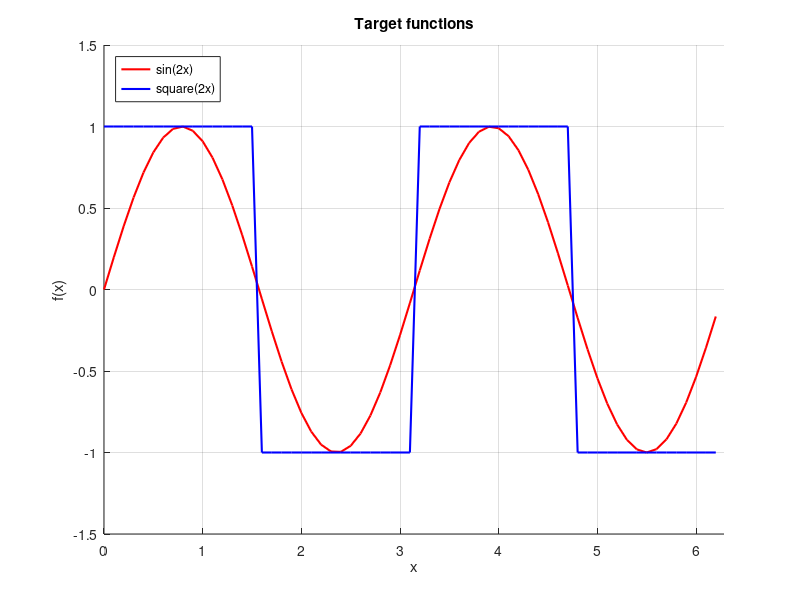
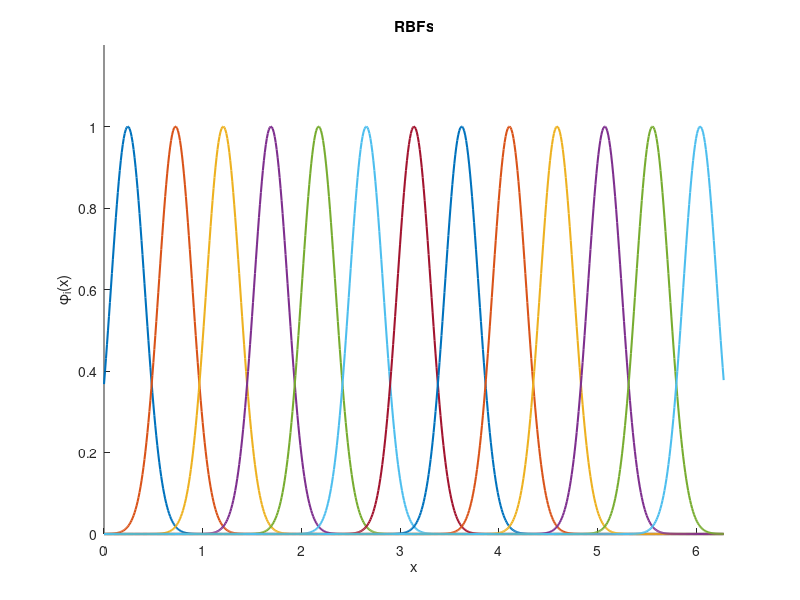
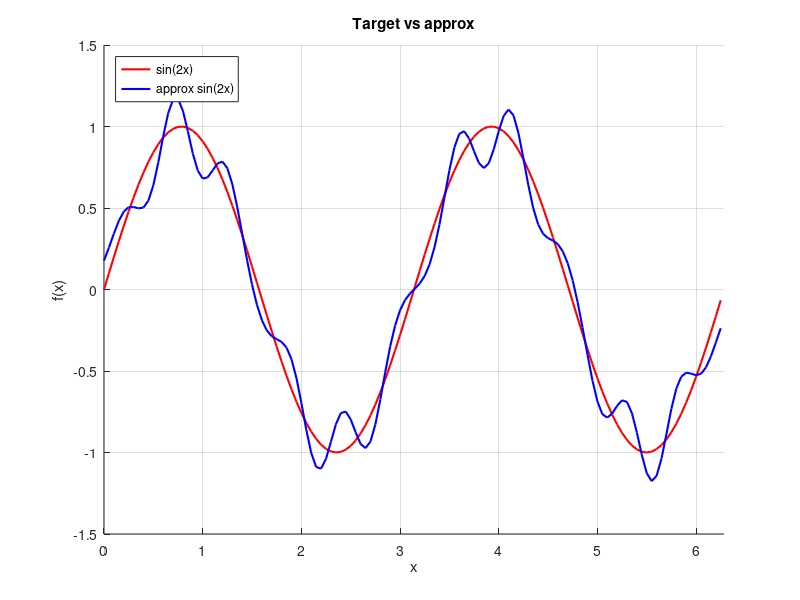
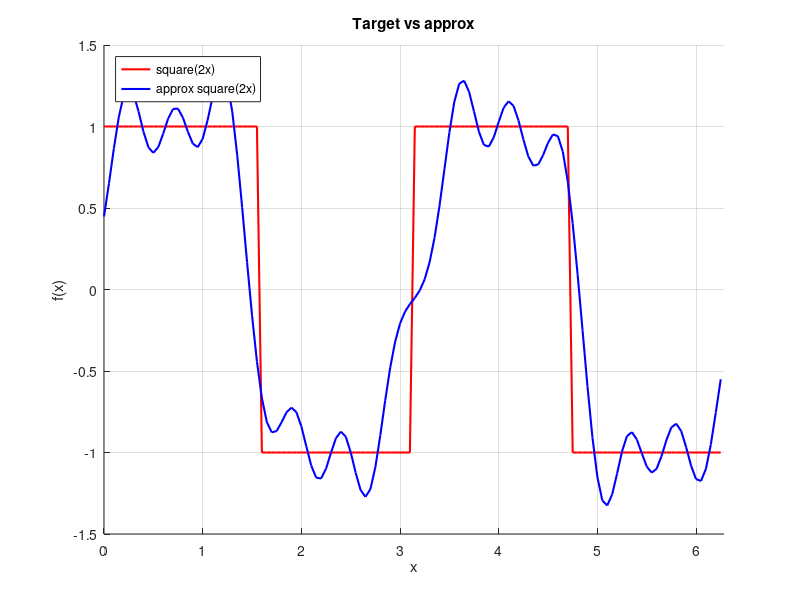

Recreate these plots in MATLAB, in order.
%% Batch mode using Least Squares

clear
close all


% Data generation and plot

x = (0:0.1:2*pi)'; % input
x_val = (0.05:0.1:2*pi)'; % validation samples
N = length(x); % Number of input samples

f_sin = sin(2*x); % sin(2x) (target 1)
f_sq = 1*(f_sin>=0) -1 * (f_sin<0); % square(2x) (target 2)

f_sin_val = sin(2*x_val); % sin(2x) (validation)
f_sq_val = 1*(f_sin_val>=0) -1 * (f_sin_val<0); % square(2x) (validation)
% Plot of both sin(2x) and square(2x)

figure(1)
hold on
plot(x,f_sin,'r','LineWidth',1.5)
plot(x,f_sq,'b','LineWidth',1.5)
legend('sin(2x)','square(2x)','Location','NorthWest')
title('Target functions')
xlabel('x')
ylabel('f(x)')
axis([0 2*pi -1.5 1.5])
grid on
hold off

% RBF generation (mean and variance)

n = 13; % Number of RBF

abs_err_sin = [];
abs_err_sq = [];

abs_err_sin_val = [];
abs_err_sq_val = [];




mean = linspace(0+pi/n,2*pi-pi/n,n); % Equispaced RBF (between 0 and 2pi)
sigma = (mean(end)-mean(end-1))/2; % std_dev

%Plot of RBFs

t = 0:0.01:2*pi;
figure(2)
hold on
for i = 1:length(mean)
    plot(t,exp(-(t-mean(i)).^2/sigma.^2),'LineWidth',1.5)
end
axis([0 2*pi 0 1.2])
title('RBFs')
xlabel('x')
ylabel('\phi_{i}(x)')
hold off

phi = zeros(N,n);

% Populate phi matrix
for k=1:n
    phi(:,k) = exp(-(x-mean(k)).^2/sigma.^2);
end

w_sine = inv(phi'*phi)*phi'*f_sin;
w_sq = inv(phi'*phi)*phi'*f_sq;

% Validation and Error calculation (using hold-out validation set)

% Populate phi_val matrix

phi_val = zeros(N,n);

for k=1:n
    phi_val(:,k) = exp(-(x_val-mean(k)).^2/sigma.^2);
end

abs_err_sin(end+1) = sum(abs(phi*w_sine-f_sin))/length(abs(phi*w_sine-f_sin));
abs_err_sq(end+1) = sum(abs(phi*w_sq-f_sq))/length(abs(phi*w_sq-f_sq));

abs_err_sin_val(end+1) = sum(abs(phi_val*w_sine-f_sin_val))/length(abs(phi_val*w_sine-f_sin_val));
abs_err_sq_val(end+1) = sum(abs(phi_val*w_sq-f_sq_val))/length(abs(phi_val*w_sq-f_sq_val));

% Plot Target vs Approx

x_plot = 0:0.05:2*pi;

phi_plot = zeros(length(x_plot),n);

for k=1:n
    phi_plot(:,k) = exp(-(x_plot-mean(k)).^2/sigma.^2);
end

f_sin_plot = sin(2*x_plot);
f_sin_approx = phi_plot*w_sine;

f_sq_plot = 1*(f_sin_plot>=0) -1 * (f_sin_plot<0);
f_sq_approx = phi_plot*w_sq;

figure(3)
hold on
plot(x_plot,f_sin_plot,'r','LineWidth',1.5)
plot(x_plot,f_sin_approx,'b','LineWidth',1.5)
legend('sin(2x)','approx sin(2x)','Location','NorthWest')
title('Target vs approx')
xlabel('x')
ylabel('f(x)')
axis([0 2*pi -1.5 1.5])
grid on
hold off

figure(4)
hold on
plot(x_plot,f_sq_plot,'r','LineWidth',1.5)
plot(x_plot,f_sq_approx,'b','LineWidth',1.5)
legend('square(2x)','approx square(2x)','Location','NorthWest')
title('Target vs approx')
xlabel('x')
ylabel('f(x)')
axis([0 2*pi -1.5 1.5])
grid on
hold off





